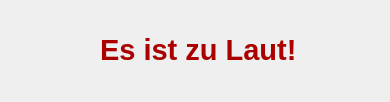
<?xml version="1.0" encoding="UTF-8"?>
<ui version="4.0">
 <class>Form</class>
 <widget class="QWidget" name="Form">
  <property name="geometry">
   <rect>
    <x>0</x>
    <y>0</y>
    <width>390</width>
    <height>102</height>
   </rect>
  </property>
  <property name="windowTitle">
   <string>Warnung</string>
  </property>
  <widget class="QLabel" name="label_2">
   <property name="geometry">
    <rect>
     <x>100</x>
     <y>10</y>
     <width>281</width>
     <height>81</height>
    </rect>
   </property>
   <property name="mouseTracking">
    <bool>true</bool>
   </property>
   <property name="text">
    <string>&lt;html&gt;&lt;head/&gt;&lt;body&gt;&lt;p&gt;&lt;span style=&quot; font-size:22pt; font-weight:600; color:#aa0000;&quot;&gt;Es ist zu Laut!&lt;/span&gt;&lt;/p&gt;&lt;/body&gt;&lt;/html&gt;</string>
   </property>
  </widget>
  <widget class="QLabel" name="label">
   <property name="geometry">
    <rect>
     <x>10</x>
     <y>10</y>
     <width>91</width>
     <height>81</height>
    </rect>
   </property>
   <property name="text">
    <string/>
   </property>
   <property name="pixmap">
    <pixmap>LautstärkeIcon.png</pixmap>
   </property>
   <property name="scaledContents">
    <bool>true</bool>
   </property>
  </widget>
 </widget>
 <resources/>
 <connections/>
</ui>
